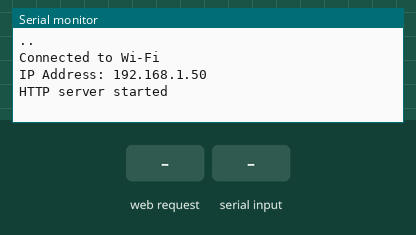
Recording of a sketch running on a simulated ESP32. Shown: the last lines printed to the serial monitor. The test bench sets the inputs (shaded band). WiFi joins after 1.5 s; servers stay silent unless stated.

Above: at 3.2 s.
3.3 s: HTTP request GET /getData received
At 4.1 s:
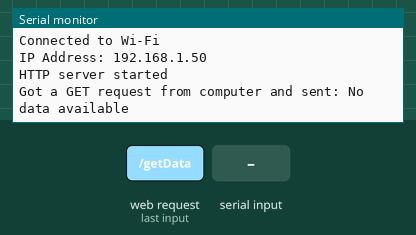
4.8 s: "1\n" received over the second serial link
At 5.3 s:
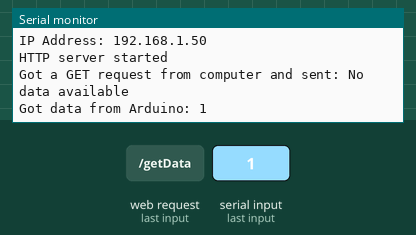
6.3 s: HTTP request GET /getData?plain=1 received
At 7.5 s:
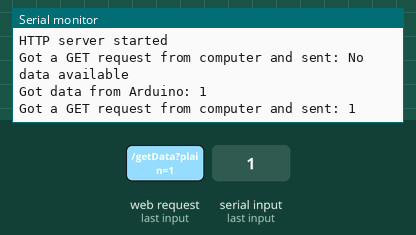
7.8 s: "0\n" received over the second serial link
At 8.8 s:
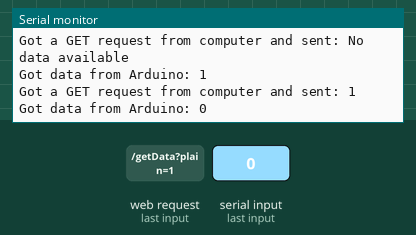

The sketch:

ESP_Relay.ino
```cpp
#include <WiFi.h>
#include <WebServer.h>

const char* ssid = "RODRIGO_PC";       // Replace with your Wi-Fi network name
const char* password = "123456789";    // Replace with your Wi-Fi password

WebServer server(80);

String receivedDataComputer = "No data available"; // Variable to store data from the computer
String receivedDataArduino = "No data available"; // Variable to store data from Arduino

// Function to handle the root page


// Handle POST requests from the computer
void handlePost()
{
  if (server.hasArg("plain"))
  {
    receivedDataComputer = server.arg("plain");

    Serial.print("Got a POST from computer: ");
    Serial.println(receivedDataComputer);

    // Relay data to Arduino
    Serial2.println(receivedDataComputer); // Send to Arduino via Serial2
    server.send(200, "text/plain", "I sent " + receivedDataComputer + "to the Arduino");

    } else {
    server.send(400, "text/plain", "No data received");
  }
}


void setup() {
  Serial.begin(115200);          // For debugging and temporary Arduino simulation
  Serial2.begin(9600, SERIAL_8N1, 16, 17); // RX: GPIO16, TX: GPIO17 (Connect to Arduino)

  WiFi.begin(ssid, password);    // Connect to Wi-Fi
  while (WiFi.status() != WL_CONNECTED) {
    delay(1000);
    Serial.print(".");
  }
  Serial.println("\nConnected to Wi-Fi");
  Serial.print("IP Address: ");
  Serial.println(WiFi.localIP());

  server.on("/", HTTP_GET, []() {server.send(200, "text/html", "<h1>Hello World!</h1>");}); //serve HTML Page
  server.on("/post", HTTP_POST, handlePost); // Endpoint for receiving data from the computer
  server.on("/getData", handleGetData); // Endpoint for fetching Arduino data

  server.begin(); // Start the HTTP server
  Serial.println("HTTP server started");
}

// Handle GET requests to fetch the latest data from the Arduino
void handleGetData()
{
    Serial.print("Got a GET request from computer and sent: ");
    Serial.println(receivedDataArduino);

    server.send(200, "text/plain", receivedDataArduino);

    receivedDataArduino = "No data available"; // Reset the data after sending it
}


void loop() {
  server.handleClient(); // Handle HTTP requests

  // Get data from Arduino
  if (Serial2.available()) {
    receivedDataArduino = Serial2.readStringUntil('\n'); // Read data from Arduino or Serial Monitor

    Serial.print("Got data from Arduino: ");
    Serial.println(receivedDataArduino); // Debugging
  }

}
```

Measured:
- after the input at 3.3 s, the serial monitor: prints a new line at once (image 1)
- after the input at 4.8 s, the serial monitor: prints a new line at once (image 2)
- after the input at 6.3 s, the serial monitor: prints a new line at once (image 3)
- after the input at 7.8 s, the serial monitor: prints a new line at once (image 4)
